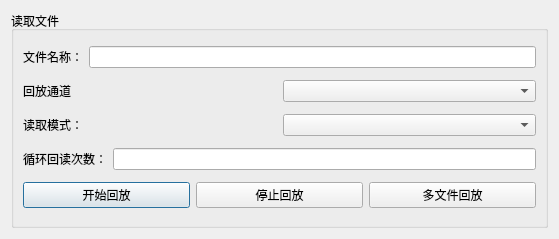
<?xml version="1.0" encoding="UTF-8"?>
<ui version="4.0">
 <class>dlg_play_back_data</class>
 <widget class="QDialog" name="dlg_play_back_data">
  <property name="geometry">
   <rect>
    <x>0</x>
    <y>0</y>
    <width>559</width>
    <height>239</height>
   </rect>
  </property>
  <property name="windowTitle">
   <string>Dialog</string>
  </property>
  <layout class="QVBoxLayout" name="verticalLayout_2">
   <item>
    <widget class="QGroupBox" name="groupBox_read">
     <property name="sizePolicy">
      <sizepolicy hsizetype="Preferred" vsizetype="Preferred">
       <horstretch>0</horstretch>
       <verstretch>0</verstretch>
      </sizepolicy>
     </property>
     <property name="title">
      <string>读取文件</string>
     </property>
     <layout class="QGridLayout" name="gridLayout">
      <item row="0" column="0">
       <layout class="QHBoxLayout" name="horizontalLayout">
        <item>
         <widget class="QLabel" name="label_read_name">
          <property name="text">
           <string>文件名称：</string>
          </property>
         </widget>
        </item>
        <item>
         <widget class="QLineEdit" name="tb_read_name"/>
        </item>
       </layout>
      </item>
      <item row="1" column="0">
       <layout class="QHBoxLayout" name="horizontalLayout_2">
        <item>
         <widget class="QLabel" name="label">
          <property name="text">
           <string>回放通道</string>
          </property>
         </widget>
        </item>
        <item>
         <widget class="QComboBox" name="m_comGth"/>
        </item>
       </layout>
      </item>
      <item row="2" column="0">
       <layout class="QHBoxLayout" name="horizontalLayout_3">
        <item>
         <widget class="QLabel" name="label_write_pattern">
          <property name="text">
           <string>读取模式：</string>
          </property>
         </widget>
        </item>
        <item>
         <widget class="QComboBox" name="comboBox_write_parrent"/>
        </item>
       </layout>
      </item>
      <item row="3" column="0">
       <layout class="QHBoxLayout" name="horizontalLayout_4">
        <item>
         <widget class="QLabel" name="label_xunhuan_cnt">
          <property name="text">
           <string>循环回读次数：</string>
          </property>
         </widget>
        </item>
        <item>
         <widget class="QLineEdit" name="lineEdit_xuhuan_cnt"/>
        </item>
       </layout>
      </item>
      <item row="4" column="0">
       <layout class="QHBoxLayout" name="horizontalLayout_5">
        <item>
         <widget class="QPushButton" name="pbtn_read">
          <property name="text">
           <string>开始回放</string>
          </property>
         </widget>
        </item>
        <item>
         <widget class="QPushButton" name="pushButton">
          <property name="text">
           <string>停止回放</string>
          </property>
         </widget>
        </item>
        <item>
         <widget class="QPushButton" name="pushButton_2">
          <property name="text">
           <string>多文件回放</string>
          </property>
         </widget>
        </item>
       </layout>
      </item>
     </layout>
    </widget>
   </item>
  </layout>
 </widget>
 <resources/>
 <connections/>
</ui>
